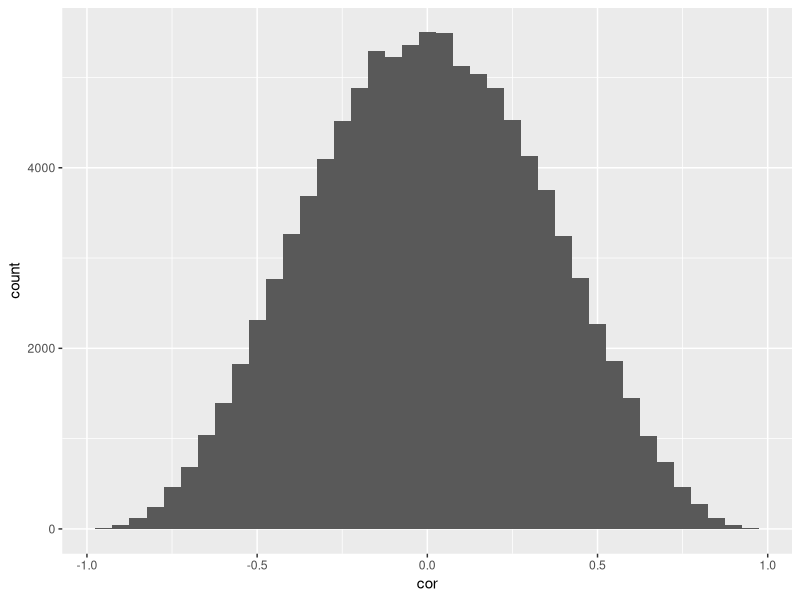

Reproduce this figure in R.
## ---- chunk 1
library(tidyverse)
set.seed(89745) 
cor_check <- map(1:100000, function(i){ 
  cor(rnorm(10), rnorm(10), method = "pearson") 
}) 
cor_check <- data.frame(cor = do.call(rbind, cor_check))

mean(cor_check$cor >= 0.7)*100 
#1.227 Percent 
## ---- chunk 2
ggplot(cor_check, aes(x = cor))+
  geom_histogram(binwidth = 0.05) 
